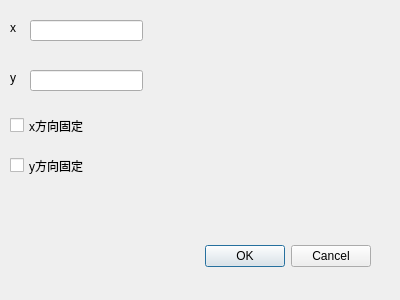
<?xml version="1.0" encoding="UTF-8"?>
<ui version="4.0">
 <class>DialogEdgeAdd</class>
 <widget class="QDialog" name="DialogEdgeAdd">
  <property name="geometry">
   <rect>
    <x>0</x>
    <y>0</y>
    <width>400</width>
    <height>300</height>
   </rect>
  </property>
  <property name="windowTitle">
   <string>Dialog</string>
  </property>
  <widget class="QDialogButtonBox" name="buttonBox">
   <property name="geometry">
    <rect>
     <x>30</x>
     <y>240</y>
     <width>341</width>
     <height>32</height>
    </rect>
   </property>
   <property name="orientation">
    <enum>Qt::Horizontal</enum>
   </property>
   <property name="standardButtons">
    <set>QDialogButtonBox::Cancel|QDialogButtonBox::Ok</set>
   </property>
  </widget>
  <widget class="QLabel" name="label">
   <property name="geometry">
    <rect>
     <x>10</x>
     <y>20</y>
     <width>53</width>
     <height>15</height>
    </rect>
   </property>
   <property name="text">
    <string>x</string>
   </property>
  </widget>
  <widget class="QLabel" name="label_2">
   <property name="geometry">
    <rect>
     <x>10</x>
     <y>70</y>
     <width>53</width>
     <height>15</height>
    </rect>
   </property>
   <property name="text">
    <string>y</string>
   </property>
  </widget>
  <widget class="QLineEdit" name="lineEdit">
   <property name="geometry">
    <rect>
     <x>30</x>
     <y>20</y>
     <width>113</width>
     <height>21</height>
    </rect>
   </property>
  </widget>
  <widget class="QLineEdit" name="lineEdit_2">
   <property name="geometry">
    <rect>
     <x>30</x>
     <y>70</y>
     <width>113</width>
     <height>21</height>
    </rect>
   </property>
  </widget>
  <widget class="QCheckBox" name="x_direction_fixed">
   <property name="geometry">
    <rect>
     <x>10</x>
     <y>110</y>
     <width>141</width>
     <height>31</height>
    </rect>
   </property>
   <property name="text">
    <string>x方向固定</string>
   </property>
  </widget>
  <widget class="QCheckBox" name="y_direction_fixed">
   <property name="geometry">
    <rect>
     <x>10</x>
     <y>150</y>
     <width>141</width>
     <height>31</height>
    </rect>
   </property>
   <property name="text">
    <string>y方向固定</string>
   </property>
  </widget>
 </widget>
 <resources/>
 <connections>
  <connection>
   <sender>buttonBox</sender>
   <signal>accepted()</signal>
   <receiver>DialogEdgeAdd</receiver>
   <slot>accept()</slot>
   <hints>
    <hint type="sourcelabel">
     <x>248</x>
     <y>254</y>
    </hint>
    <hint type="destinationlabel">
     <x>157</x>
     <y>274</y>
    </hint>
   </hints>
  </connection>
  <connection>
   <sender>buttonBox</sender>
   <signal>rejected()</signal>
   <receiver>DialogEdgeAdd</receiver>
   <slot>reject()</slot>
   <hints>
    <hint type="sourcelabel">
     <x>316</x>
     <y>260</y>
    </hint>
    <hint type="destinationlabel">
     <x>286</x>
     <y>274</y>
    </hint>
   </hints>
  </connection>
 </connections>
</ui>
